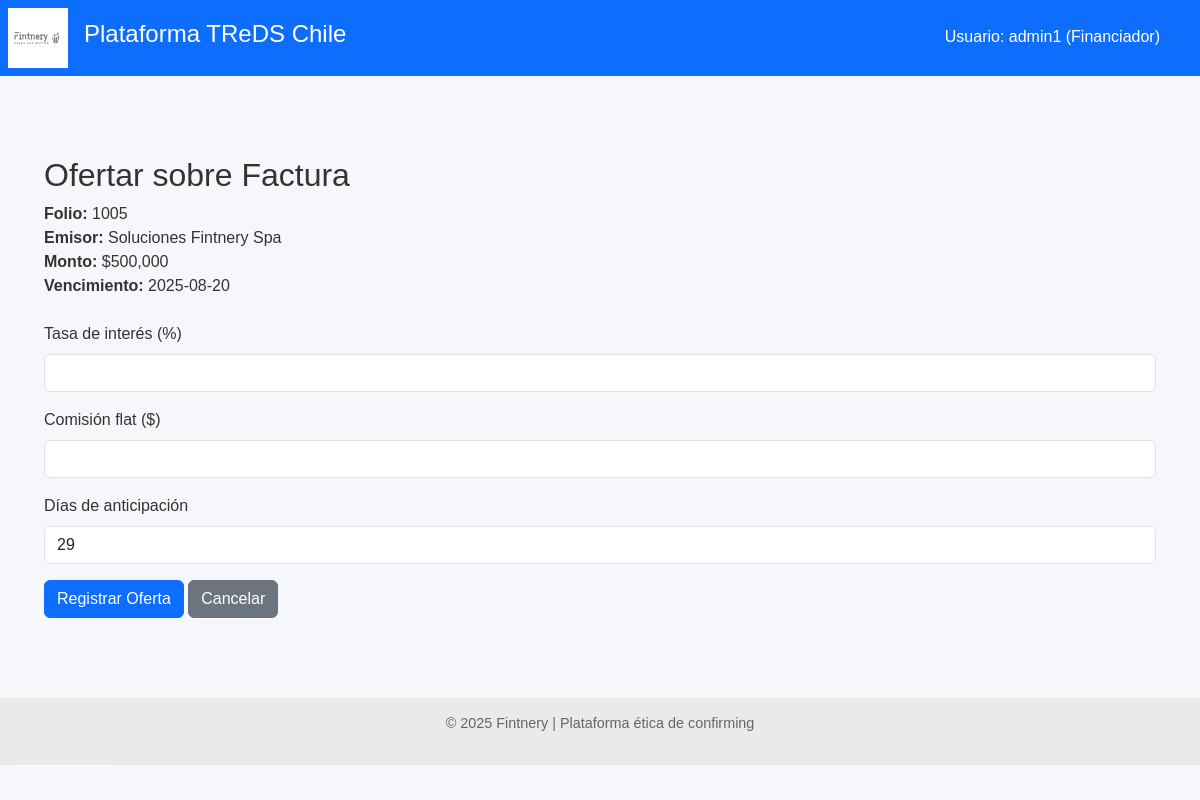
Page /financiador/ofertar/1 (signed in) on the committed database.
### models.py (models this page shows)
class FacturaDB(Base):
    __tablename__ = "facturas"
    id = Column(Integer, primary_key=True, index=True)
    rut_emisor = Column(String, index=True)
    rut_receptor = Column(String)
    tipo_dte = Column(String)
    folio = Column(Integer)
    monto = Column(Integer)
    estado_dte = Column(String)
    razon_social_emisor = Column(String)
    razon_social_receptor = Column(String)
    fecha_emision = Column(Date)
    fecha_vencimiento = Column(Date)
    fecha_vencimiento_original = Column(Date, nullable=True)
    modificacion_aceptada_por_proveedor = Column(Boolean, nullable=True, default=None)
    confirming_solicitado = Column(Boolean, default=False)
    origen_confirmacion = Column(String, default="Desconocido")
    financiador_adjudicado = Column(Integer, ForeignKey("financiadores.id"), nullable=True)
    proveedor_id = Column(Integer, ForeignKey("proveedores.id"))
    proveedor = relationship("Proveedor", back_populates="facturas")
    pagador_id = Column(Integer, ForeignKey("pagadores.id"))
    pagador = relationship("Pagador", back_populates="facturas")
    ofertas = relationship("OfertaFinanciamiento", back_populates="factura")
    financiador = relationship(
        "Financiador",
        primaryjoin=Financiador.id == foreign(cast(financiador_adjudicado, Integer)), viewonly=True,
        uselist=False,
    )

class Financiador(Base):
    __tablename__ = "financiadores"
    id = Column(Integer, primary_key=True, index=True)
    nombre = Column(String, nullable=False)
    usuario = Column(String, unique=True, index=True, nullable=False)
    clave_hash = Column(String, nullable=False)
    fondo_id = Column(Integer, ForeignKey("fondos.id"), nullable=False)
    fondo = relationship("Fondo", back_populates="financiadores")
    es_admin = Column(Boolean, default=False)
    costo_fondos_mensual = Column(Float, default=0.0)  # ← Explicita unidad mensual
    fecha_costo_fondos = Column(Date, default=None)    # ← Fecha de carga más reciente
    condiciones = relationship(
        "CondicionesPorPagador",
        back_populates="financiador",
        cascade="all, delete-orphan"
    )
    ofertas = relationship("OfertaFinanciamiento", back_populates="financiador")

### routers/financiador.py (the view)
@router.get("/ofertar/{factura_id}")
def mostrar_formulario_oferta(factura_id: int, request: Request, db: Session = Depends(get_db)):
    financiador_id = request.session.get("financiador_id")
    if not financiador_id:
        return RedirectResponse("/financiador/login", 303)
    financiador = db.query(Financiador).get(financiador_id)
    factura = db.query(FacturaDB).get(factura_id)
    if not factura:
        return templates.TemplateResponse("error.html", {"request": request, "mensaje": "Factura no encontrada"})
    dias_anticipacion = (factura.fecha_vencimiento - date.today()).days
    return templates.TemplateResponse("ofertar.html", {
        "request": request,
        "factura": factura,
        "financiador_nombre": financiador.nombre,
        "dias_anticipacion": dias_anticipacion
    })

### templates/ofertar.html (shortened to what this page needs)
{% extends "base.html" %}
{% block content %}
<div class="container mt-5">
  <h2>
    {% if oferta is defined %}Editar oferta{% else %}Ofertar sobre Factura{% endif %}
  </h2>
  <div class="mb-4">
    <strong>Folio:</strong> {{ factura.folio }}<br>
    <strong>Emisor:</strong> {{ factura.razon_social_emisor }}<br>
    <strong>Monto:</strong> ${{ '{:,.0f}'.format(factura.monto) }}<br>
    <strong>Vencimiento:</strong> {{ factura.fecha_vencimiento }}
  </div>
  {% if oferta is defined %}
    <form method="post" action="/financiador/actualizar-oferta/{{ oferta.id }}">
  {% else %}
    <form method="post" action="/financiador/registrar-oferta/{{ factura.id }}">
  {% endif %}
      <div class="mb-3">
        <label for="tasa_interes" class="form-label">Tasa de interés (%)</label>
        <input type="number"
               step="0.01"
               name="tasa_interes"
               id="tasa_interes"
               value="{{ oferta.tasa_interes if oferta is defined }}"
               required
               class="form-control">
      </div>
      <div class="mb-3">
        <label for="comision_flat" class="form-label">Comisión flat ($)</label>
        <input type="number"
               step="0.01"
               name="comision_flat"
               id="comision_flat"
               value="{{ oferta.comision_flat if oferta is defined }}"
               required
               class="form-control">
      </div>
      <div class="mb-3">
        <label class="form-label">Días de anticipación</label>
        <input type="number"
               value="{{ dias_anticipacion }}"
               readonly
               class="form-control">
      </div>
      <button type="submit" class="btn btn-primary">
        {% if oferta is defined %}Guardar cambios{% else %}Registrar Oferta{% endif %}
      </button>
      <a href="/financiador/marketplace" class="btn btn-secondary">Cancelar</a>
  </form>
</div>
{% endblock %}

### templates/base.html (shortened to what this page needs)
<!DOCTYPE html>
<html lang="es">
<head>
    <link href="https://cdn.jsdelivr.net/npm/bootstrap@5.3.0/dist/css/bootstrap.min.css" rel="stylesheet">
    <link rel="stylesheet" href="/static/styles.css">
</head>
<body>
    <header class="main-header d-flex align-items-center bg-primary text-white p-2">
        <img src="/static/LogoFIntneryWeb.svg" alt="Fintnery" class="logo me-3" style="height: 60px;">
        <h1 class="titulo-principal">Plataforma TReDS Chile</h1>
    </header>
    <main>
        {% block content %}{% endblock %}
    </main>
    <footer class="footer text-center mt-5">
        <p>&copy; 2025 Fintnery | Plataforma ética de confirming</p>
    </footer>
    {% if financiador_nombre or proveedor_nombre or pagador_nombre %}
    <div style="position: absolute; top: 20px; right: 30px; color: white; background-color: #0d6efd; padding: 5px 10px; border-radius: 5px;">
        Usuario:
        {% if financiador_nombre %}{{ financiador_nombre }} (Financiador){% endif %}
    </div>
    {% endif %}
    {% if request.session.get('es_admin') %}
    <a href="/financiador/usuarios" class="btn btn-sm btn-outline-light ms-2">Panel usuarios</a>
    {% endif %}
</body>
</html>

### static/styles.css (style rules this page uses)
body { font-family: sans-serif; margin: 0; background-color: #f5f7fa; color: #333; }
.main-header { background-color: #1f3a93; color: white; padding: 1em; display: flex; align-items: center; }
.logo { height: 40px; margin-right: 15px; }
.titulo-principal { font-size: 1.5em; }
footer.footer { background-color: #eaeaea; text-align: center; padding: 1em; font-size: 0.9em; color: #666; }
main { padding: 2em; }

### rows in the picture
FacturaDB: folio "1005", razon_social_emisor "Soluciones Fintnery Spa", monto "500,000", fecha_vencimiento "2025-08-20"
Financiador: nombre "admin1"
